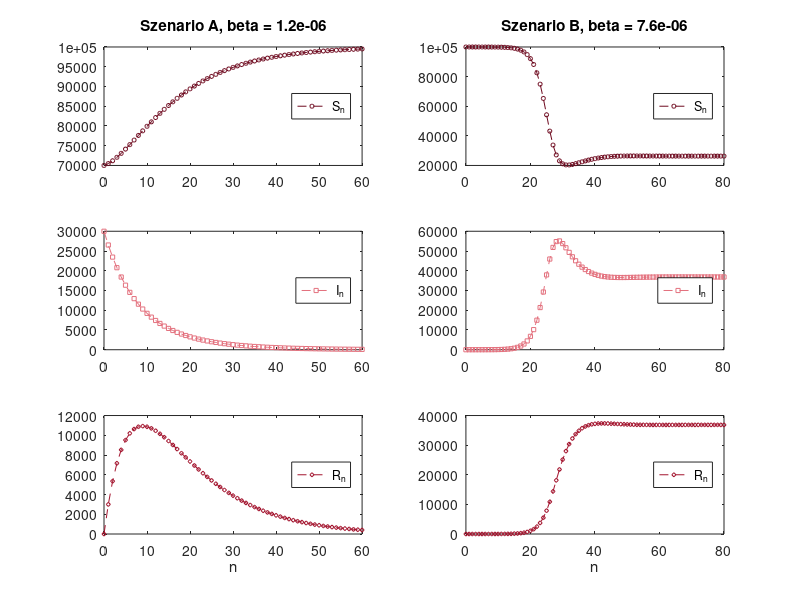

The MATLAB source for this figure:
% Abb. 2.15: SIR-Modell, Szenarien A und B (Buch, Abschnitt 2.4, Gl. 2.21)
% S_{n+1} = S_n - beta S_n I_n + alpha N - alpha S_n,  I_{n+1} = I_n + beta S_n I_n - (gamma + alpha) I_n,  R_{n+1} = R_n + gamma I_n - alpha R_n
% N = 100000, alpha = gamma = 0.1;  A: beta = 1.2e-6, S_0 = 70000, I_0 = 30000;  B: beta = 7.6e-6, S_0 = 99999, I_0 = 1
% (c) 2026 Philipp Kügler · Programm zum Buch „Dynamische Systeme in den Lebenswissenschaften“ · MIT-Lizenz (siehe LICENSE)
N = 100000; alpha = 0.1; gamma = 0.1;
namen = 'AB';
betas = [1.2e-6 7.6e-6]; S0s = [70000 99999]; I0s = [30000 1]; schritte = [60 80];
farben = [0.43 0.04 0.12; 0.89 0.44 0.49; 0.64 0.08 0.18]; marker = 'osd'; lab = {'S_n', 'I_n', 'R_n'};
for sp = 1:2
    beta = betas(sp); M = schritte(sp);
    X = zeros(3, M + 1);                  % Zeilen: S, I, R
    X(:, 1) = [S0s(sp); I0s(sp); N - S0s(sp) - I0s(sp)];
    for k = 1:M
        S = X(1, k); I = X(2, k); R = X(3, k);
        X(:, k + 1) = [S - beta * S * I + alpha * N - alpha * S;
                       I + beta * S * I - (gamma + alpha) * I;
                       R + gamma * I - alpha * R];
    end
    R0 = beta * N / (gamma + alpha);      % Basisreproduktionszahl
    fprintf('Szenario %s: R_0 = %.1f,  (S, I, R) nach %d Schritten = (%.0f, %.0f, %.0f)\n', namen(sp), R0, M, X(:, end));
    for z = 1:3
        subplot(3, 2, 2 * (z - 1) + sp);
        plot(0:M, X(z, :), ['--' marker(z)], 'Color', farben(z, :), 'MarkerSize', 3); legend(lab{z}, 'Location', 'east');
        if z == 1, title(sprintf('Szenario %s, beta = %g', namen(sp), beta)); end
    end
    xlabel('n');
end
